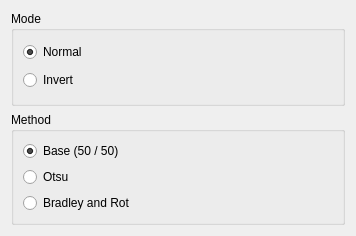
<?xml version="1.0" encoding="UTF-8"?>
<ui version="4.0">
 <class>BinaryProcessSettingDialog</class>
 <widget class="QWidget" name="BinaryProcessSettingDialog">
  <property name="geometry">
   <rect>
    <x>0</x>
    <y>0</y>
    <width>356</width>
    <height>236</height>
   </rect>
  </property>
  <property name="windowTitle">
   <string>Form</string>
  </property>
  <layout class="QVBoxLayout" name="verticalLayout">
   <item>
    <widget class="QGroupBox" name="groupBox">
     <property name="title">
      <string>Mode</string>
     </property>
     <layout class="QVBoxLayout" name="verticalLayout_2">
      <item>
       <widget class="QRadioButton" name="radioBase">
        <property name="text">
         <string>Normal</string>
        </property>
        <property name="checked">
         <bool>true</bool>
        </property>
       </widget>
      </item>
      <item>
       <widget class="QRadioButton" name="radioBaseInvert">
        <property name="text">
         <string>Invert</string>
        </property>
       </widget>
      </item>
     </layout>
    </widget>
   </item>
   <item>
    <widget class="QGroupBox" name="groupBox_2">
     <property name="title">
      <string>Method</string>
     </property>
     <layout class="QVBoxLayout" name="verticalLayout_3">
      <item>
       <widget class="QRadioButton" name="radioBaseMethod">
        <property name="text">
         <string>Base (50 / 50)</string>
        </property>
        <property name="checked">
         <bool>true</bool>
        </property>
       </widget>
      </item>
      <item>
       <widget class="QRadioButton" name="radioOtsu">
        <property name="text">
         <string>Otsu</string>
        </property>
        <property name="checked">
         <bool>false</bool>
        </property>
       </widget>
      </item>
      <item>
       <widget class="QRadioButton" name="radioBradleyAndRot">
        <property name="text">
         <string>Bradley and Rot</string>
        </property>
       </widget>
      </item>
     </layout>
    </widget>
   </item>
  </layout>
 </widget>
 <resources/>
 <connections/>
</ui>
